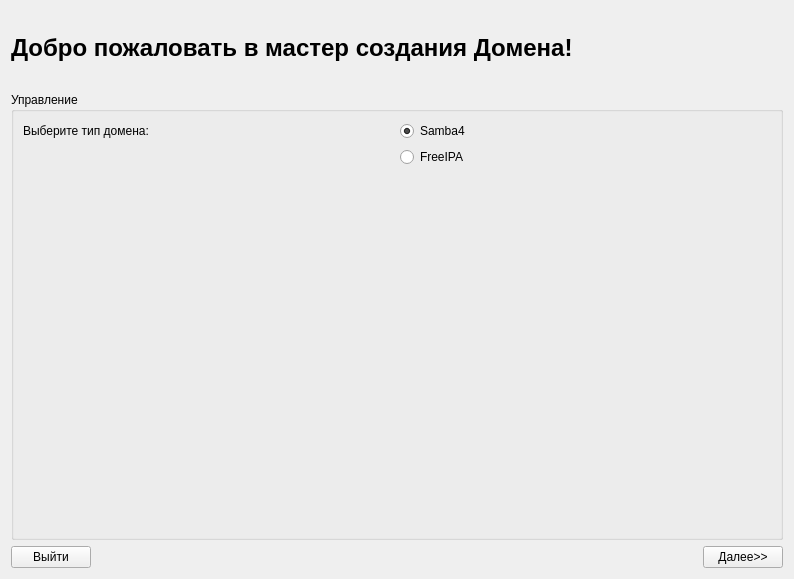
<?xml version="1.0" encoding="UTF-8"?>
<ui version="4.0">
 <class>Step1Page</class>
 <widget class="QWidget" name="Step1Page">
  <property name="geometry">
   <rect>
    <x>0</x>
    <y>0</y>
    <width>793</width>
    <height>579</height>
   </rect>
  </property>
  <property name="font">
   <font>
    <underline>false</underline>
   </font>
  </property>
  <property name="windowTitle">
   <string>Form</string>
  </property>
  <layout class="QGridLayout" name="gridLayout_2">
   <item row="2" column="0">
    <widget class="QPushButton" name="exitPushButton">
     <property name="text">
      <string>Выйти</string>
     </property>
    </widget>
   </item>
   <item row="0" column="3">
    <widget class="QLabel" name="label_9">
     <property name="sizePolicy">
      <sizepolicy hsizetype="Fixed" vsizetype="Fixed">
       <horstretch>0</horstretch>
       <verstretch>0</verstretch>
      </sizepolicy>
     </property>
     <property name="minimumSize">
      <size>
       <width>75</width>
       <height>75</height>
      </size>
     </property>
     <property name="maximumSize">
      <size>
       <width>50</width>
       <height>50</height>
      </size>
     </property>
     <property name="frameShape">
      <enum>QFrame::NoFrame</enum>
     </property>
     <property name="text">
      <string/>
     </property>
     <property name="pixmap">
      <pixmap>logo.png</pixmap>
     </property>
     <property name="scaledContents">
      <bool>true</bool>
     </property>
    </widget>
   </item>
   <item row="2" column="3">
    <widget class="QPushButton" name="nextPushButton">
     <property name="text">
      <string>Далее&gt;&gt;</string>
     </property>
    </widget>
   </item>
   <item row="0" column="0" colspan="3">
    <widget class="QLabel" name="label">
     <property name="sizePolicy">
      <sizepolicy hsizetype="Fixed" vsizetype="Fixed">
       <horstretch>0</horstretch>
       <verstretch>0</verstretch>
      </sizepolicy>
     </property>
     <property name="font">
      <font>
       <pointsize>18</pointsize>
       <weight>75</weight>
       <bold>true</bold>
      </font>
     </property>
     <property name="text">
      <string>Добро пожаловать в мастер создания Домена! </string>
     </property>
     <property name="margin">
      <number>3</number>
     </property>
    </widget>
   </item>
   <item row="2" column="1">
    <spacer name="horizontalSpacer">
     <property name="orientation">
      <enum>Qt::Horizontal</enum>
     </property>
     <property name="sizeHint" stdset="0">
      <size>
       <width>538</width>
       <height>20</height>
      </size>
     </property>
    </spacer>
   </item>
   <item row="1" column="0" colspan="4">
    <widget class="QGroupBox" name="groupBox">
     <property name="sizePolicy">
      <sizepolicy hsizetype="Expanding" vsizetype="Expanding">
       <horstretch>0</horstretch>
       <verstretch>0</verstretch>
      </sizepolicy>
     </property>
     <property name="font">
      <font>
       <weight>50</weight>
       <bold>false</bold>
       <underline>false</underline>
      </font>
     </property>
     <property name="title">
      <string>Управление</string>
     </property>
     <property name="flat">
      <bool>true</bool>
     </property>
     <property name="checkable">
      <bool>false</bool>
     </property>
     <layout class="QGridLayout" name="gridLayout">
      <item row="2" column="0" colspan="2">
       <spacer name="verticalSpacer">
        <property name="orientation">
         <enum>Qt::Vertical</enum>
        </property>
        <property name="sizeHint" stdset="0">
         <size>
          <width>748</width>
          <height>304</height>
         </size>
        </property>
       </spacer>
      </item>
      <item row="0" column="0">
       <widget class="QLabel" name="label_2">
        <property name="text">
         <string>Выберите тип домена:</string>
        </property>
       </widget>
      </item>
      <item row="0" column="1">
       <widget class="QRadioButton" name="radioButton">
        <property name="text">
         <string>Samba4</string>
        </property>
        <property name="checked">
         <bool>true</bool>
        </property>
       </widget>
      </item>
      <item row="1" column="1">
       <widget class="QRadioButton" name="radioButton_4">
        <property name="text">
         <string>FreeIPA</string>
        </property>
       </widget>
      </item>
     </layout>
    </widget>
   </item>
  </layout>
 </widget>
 <resources/>
 <connections/>
</ui>
